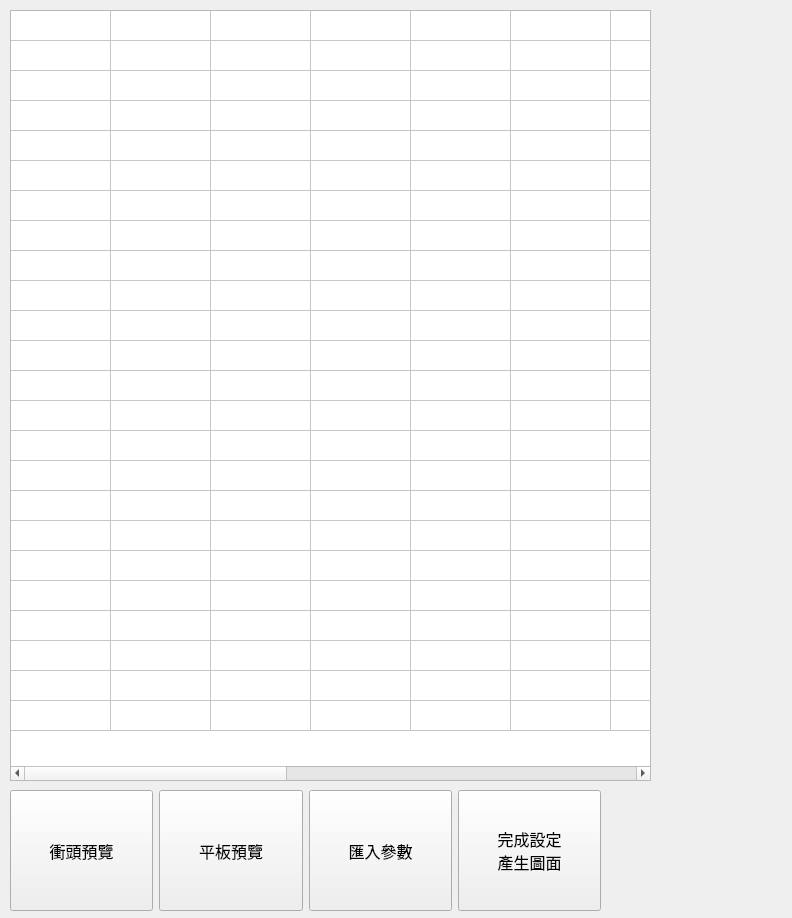
<?xml version="1.0" encoding="UTF-8"?>
<ui version="4.0">
 <class>Form</class>
 <widget class="QWidget" name="Form">
  <property name="geometry">
   <rect>
    <x>0</x>
    <y>0</y>
    <width>792</width>
    <height>918</height>
   </rect>
  </property>
  <property name="windowTitle">
   <string>Form</string>
  </property>
  <widget class="QTableWidget" name="window_main_table">
   <property name="enabled">
    <bool>true</bool>
   </property>
   <property name="geometry">
    <rect>
     <x>10</x>
     <y>10</y>
     <width>641</width>
     <height>771</height>
    </rect>
   </property>
   <property name="font">
    <font>
     <family>微軟正黑體</family>
     <pointsize>12</pointsize>
    </font>
   </property>
   <property name="editTriggers">
    <set>QAbstractItemView::AnyKeyPressed|QAbstractItemView::CurrentChanged|QAbstractItemView::EditKeyPressed</set>
   </property>
   <property name="tabKeyNavigation">
    <bool>true</bool>
   </property>
   <property name="rowCount">
    <number>24</number>
   </property>
   <property name="columnCount">
    <number>14</number>
   </property>
   <attribute name="horizontalHeaderVisible">
    <bool>false</bool>
   </attribute>
   <attribute name="verticalHeaderVisible">
    <bool>false</bool>
   </attribute>
   <attribute name="verticalHeaderHighlightSections">
    <bool>true</bool>
   </attribute>
   <row/>
   <row/>
   <row/>
   <row/>
   <row/>
   <row/>
   <row/>
   <row/>
   <row/>
   <row/>
   <row/>
   <row/>
   <row/>
   <row/>
   <row/>
   <row/>
   <row/>
   <row/>
   <row/>
   <row/>
   <row/>
   <row/>
   <row/>
   <row/>
   <column/>
   <column/>
   <column/>
   <column/>
   <column/>
   <column/>
   <column/>
   <column/>
   <column/>
   <column/>
   <column/>
   <column/>
   <column/>
   <column/>
  </widget>
  <widget class="QWidget" name="layoutWidget">
   <property name="geometry">
    <rect>
     <x>10</x>
     <y>790</y>
     <width>591</width>
     <height>121</height>
    </rect>
   </property>
   <layout class="QHBoxLayout" name="horizontalLayout">
    <item>
     <widget class="QPushButton" name="pushButton">
      <property name="sizePolicy">
       <sizepolicy hsizetype="Minimum" vsizetype="Preferred">
        <horstretch>0</horstretch>
        <verstretch>51</verstretch>
       </sizepolicy>
      </property>
      <property name="font">
       <font>
        <family>微軟正黑體</family>
        <pointsize>12</pointsize>
       </font>
      </property>
      <property name="text">
       <string>衝頭預覽</string>
      </property>
     </widget>
    </item>
    <item>
     <widget class="QPushButton" name="pushButton_2">
      <property name="sizePolicy">
       <sizepolicy hsizetype="Minimum" vsizetype="Preferred">
        <horstretch>0</horstretch>
        <verstretch>0</verstretch>
       </sizepolicy>
      </property>
      <property name="font">
       <font>
        <family>微軟正黑體</family>
        <pointsize>12</pointsize>
       </font>
      </property>
      <property name="text">
       <string>平板預覽</string>
      </property>
     </widget>
    </item>
    <item>
     <widget class="QPushButton" name="pushButton_3">
      <property name="sizePolicy">
       <sizepolicy hsizetype="Minimum" vsizetype="Preferred">
        <horstretch>0</horstretch>
        <verstretch>0</verstretch>
       </sizepolicy>
      </property>
      <property name="font">
       <font>
        <family>微軟正黑體</family>
        <pointsize>12</pointsize>
       </font>
      </property>
      <property name="text">
       <string>匯入參數</string>
      </property>
     </widget>
    </item>
    <item>
     <widget class="QPushButton" name="pushButton_4">
      <property name="sizePolicy">
       <sizepolicy hsizetype="Minimum" vsizetype="Preferred">
        <horstretch>0</horstretch>
        <verstretch>0</verstretch>
       </sizepolicy>
      </property>
      <property name="font">
       <font>
        <family>微軟正黑體</family>
        <pointsize>12</pointsize>
       </font>
      </property>
      <property name="text">
       <string>完成設定
產生圖面</string>
      </property>
     </widget>
    </item>
   </layout>
  </widget>
 </widget>
 <resources/>
 <connections/>
</ui>
